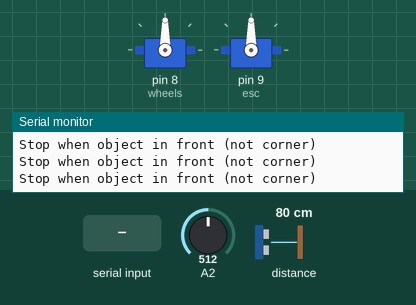
Recording of a sketch running on a simulated Arduino Uno, built with avr-gcc and run on an emulated ATmega328P. Shown: 2 × servo, the last lines printed to the serial monitor. Wiring (inferred from the names in the program): LIDAR-Lite range finder at I2C address 0x62. The test bench sets the inputs (shaded band); at power-on: A2 = 512, distance to the obstacle 80 cm.

Above: at 4.3 s.
4.4 s: A2 set to 315
7.4 s: A2 set to 289
At 8.6 s:
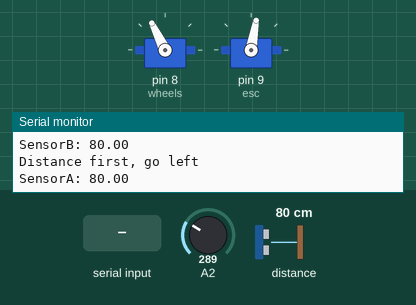
8.9 s: distance to the obstacle set to 76 cm
At 10.0 s:
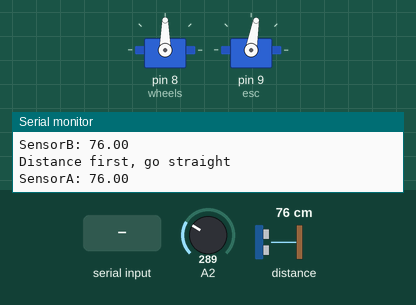
10.6 s: "d" received over the second serial link
At 11.4 s:
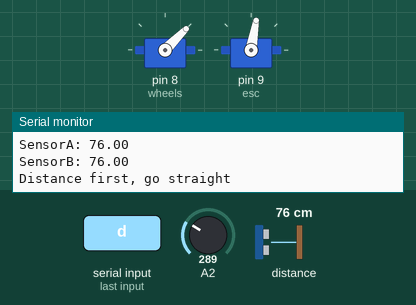
13.1 s: distance to the obstacle set to 72 cm
16.1 s: distance to the obstacle set to 68 cm
At 16.5 s:
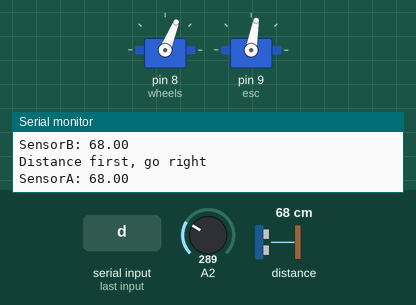
Timing chart, 0 to 18.6 s (numbered marks = the images above; inputs shaded):
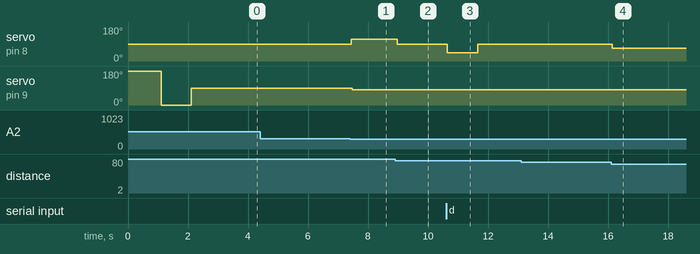

Measured:
- the behaviour switches between 307 and 306 on A2 (found by bisection; images 0 and 1)
- the behaviour switches between 79 and 78 cm on distance to the obstacle (found by bisection; images 1 and 2)
- the behaviour switches between 69 and 68 cm on distance to the obstacle (found by bisection; images 3 and 4)
- after the input at 7.4 s, servo on pin 8 (wheels): 90° → 116° at once; servo on pin 9 (esc): 90° → 80° after 0.07 s
- after the input at 8.9 s, servo on pin 8 (wheels): 116° → 90° after 0.08 s
- after the input at 10.6 s, servo on pin 8 (wheels): 90° → 45° after 0.05 s, → 90° 1.0 s later
- after the input at 16.1 s, servo on pin 8 (wheels): 90° → 68° at once

The sketch:

car_control_v2.ino
```cpp
#include <Servo.h>
#include <I2C.h>
#include <math.h>
#include <PID_v1.h>
#include<SoftwareSerial.h>

#define    LIDARLite_ADDRESS     0x62          // Default I2C Address of LIDAR-Lite.
#define    RegisterMeasure       0x00          // Register to write to initiate ranging.
#define    MeasureValue          0x04          // Value to initiate ranging.
#define    RegisterHighLowB      0x8f          // Register to get both High and Low bytes in 1 call.
#define    THETA                 60            // Max degree turning degree
#define    Setpoint              80            // Set distance from wall
#define    forwardspeed          80            // Running speed (backward)
#define    backwardspeed         100           // Running speed (forward)
#define    stop_distance         40            // Front IR stop_distance
#define    halfdist_safearea     15            // Half Distance of safe area

SoftwareSerial XBee(2,3);//RX,TX
Servo wheels; // servo for turning the wheels
Servo esc; // not actually a servo, but controlled like one!
bool startup = true; // used to ensure startup only happens once
int startupDelay = 1000; // time to pause at each calibration step
double maxSpeedOffset = 45; // maximum speed magnitude, in servo 'degrees'
double maxWheelOffset = 85; // maximum wheel turn magnitude, in servo 'degrees'
int sensorPins[] = {4,6}; // Array of pins connected to the sensor Power Enable lines
int sensorPinsArraySize = 2; // The length of the array
int irPin = 2;
double distanceA;
double distanceB;
double w = 13.0;           //width of the car
double l = 27.0;           //length of the car
//Define Variables we'll be connecting to
//double Setpoint, Input, Output;

//Define the aggressive and conservative Tuning Parameters
double aggKp=4, aggKi=0.2, aggKd=1;
double consKp=1, consKi=0, consKd=0.25;

//Specify the links and initial tuning parameters
//PID myPID(&Input, &Output, &Setpoint, consKp, consKi, consKd, DIRECT);
void setup(){
  XBee.begin(9600);
  Serial.begin(9600); //Opens serial connection at 115200bps.
  I2c.begin(); // Opens & joins the irc bus as master
  delay(100); // Waits to make sure everything is powered up before sending or receiving data
  I2c.timeOut(50); // Sets a timeout to ensure no locking up of sketch if I2C communication fails

  for (int i = 0; i < sensorPinsArraySize; i++){
    pinMode(sensorPins[i], OUTPUT); // Pin to first LIDAR-Lite Power Enable line
//    Serial.print(sensorPins[i]);
  }

  wheels.attach(8); // initialize wheel servo to Digital IO Pin #8
  esc.attach(9); // initialize ESC to Digital IO Pin #9
  /*  If you're re-uploading code via USB while leaving the ESC powered on,
   *  you don't need to re-calibrate each time, and you can comment this part out.
   */
  calibrateESC();
  //myPID.SetMode(AUTOMATIC);
}
/* Convert degree value to radians */
double degToRad(double degrees){
  return (degrees * 71) / 4068;
}


/* Convert radian value to degrees */
double radToDeg(double radians){
  return (radians * 4068) / 71;
}

/* Calibrate the ESC by sending a high signal, then a low, then middle.*/
void calibrateESC(){
    esc.write(180); // full backwards
    delay(startupDelay);
    esc.write(0); // full forwards
    delay(startupDelay);
    esc.write(90); // neutral
    delay(startupDelay);
    esc.write(90); // reset the ESC to neutral (non-moving) value
}

void loop(){
  char command;
  command = XBee.read();
  // moving forward
  if(command=='w'){
    esc.write(90);
    esc.write(forwardspeed);
    delay(2000);
  }
  // stop
  else if(command=='s'){
    esc.write(90);
    delay(2000);
  }
  // forward and left
  else if(command=='a'){
    wheels.write(135);
    esc.write(90);
    esc.write(forwardspeed);
    delay(2000);
  }
  //forward and right
  else if(command=='d'){
    wheels.write(45);
    esc.write(90);
    esc.write(forwardspeed);
    delay(1000);
  }
  //backward and left
  else if(command=='z'){
    wheels.write(135);
    esc.write(90);
    esc.write(backwardspeed);
    delay(1000);
  }
  //backward and right
  else if(command=='c'){
    wheels.write(45);
    esc.write(90);
    esc.write(backwardspeed);
    delay(1000);
  }
  //backward
  else if(command=='x'){
    esc.write(90);
    esc.write(backwardspeed);
    delay(2000);
  }
  else{
    enableDisableSensor(sensorPins[0]); // Turn on sensor attached to pin 1 and disable all others
    distanceA=(double)readDistance();
    enableDisableSensor(sensorPins[1]); //Turn on sensor attached to pin 2 and disable all others
    distanceB=(double)readDistance();
    if(distanceA>0&&distanceB>0){
      if(getDistance(irPin)>stop_distance){
        D_CAR(distanceA,distanceB);       //Call the drive car function
        esc.write(forwardspeed);          // full forwards
      }
      else if(abs(distanceA-distanceB)>20){
        if(distanceA>distanceB){
          wheels.write(135);
          esc.write(backwardspeed);
          delay(1000);
          Serial.println("Object ahead, stop and back");
        }
        else{
          wheels.write(45);
          esc.write(backwardspeed);
          delay(1000);
          Serial.println("Object ahead, stop and back");
        }
      }
      else{
        esc.write(90);
        Serial.println("Stop when object in front (not corner)");
      }
    }
  }
}


void D_CAR(double a, double b){
  double c = ((a+b+w)/2);
  double __d = (l/(a-b));
  double __f = atan(__d);
  double g = sin(__f);
  double e = c*g;            //distance to the wall from center of the car
  double gap1 = Setpoint-a;
  double gap2 = Setpoint-b;
  double gap = Setpoint -abs(e);
  double theta;
  //Input = a;
  // myPID.SetTunings(consKp, consKi, consKd);
  // myPID.Compute();
  //Serial.println(Output);
  //Serial.println(__f);
  Serial.println("");
  Serial.println("SensorA: "+String(a));
  Serial.println("SensorB: "+String(b));
  if(a>250||b>250){                //Handle the long distance
    wheels.write(90);
    Serial.println("Distance >3m, do this");
  }
  else if(abs(a-b)>20){
    //Angle first
    if (__f < 0){                  // Let car go left
      double orientation =  (180 + radToDeg(__f));
      //Serial.print("Orientation : ");
      //Serial.println(orientation);
      double wheelwrite =  (orientation) ;
      //Serial.print("wheelwrite : ");
      //Serial.print(wheelwrite);
      wheels.write(wheelwrite) ;
      Serial.println("Angle first, go left");
    }
    else if( __f > 0){             // Let the car go right
      double orientation = (radToDeg(__f));
      //Serial.print("Orientation : ");
      //Serial.println(orientation);
      double wheelwrite = (orientation);
      //Serial.print("wheelwrite : ");
      //Serial.print(wheelwrite);
      wheels.write(wheelwrite) ;
      Serial.println("Angle first, go right");
    }
  }
  else if(abs(a-b)<=20){           //distance first
    if (abs(gap)<5||abs(gap)<5){
      wheels.write(90);
      Serial.println("Distance first, go straight");
    }
    else if(gap>0){
      if(abs(gap)>double(halfdist_safearea)){
        theta = THETA;
      }else{
        theta = (gap/(double)halfdist_safearea)*THETA;
      }
      wheels.write(90-theta);
      Serial.println("Distance first, go right");
    }
    else if(gap<0){
      if(abs(gap)>double(halfdist_safearea)){
        theta = THETA;
      }else{
        theta = (abs(gap)/(double)halfdist_safearea)*THETA;
      }
      wheels.write(90+theta);
      Serial.println("Distance first, go left");
    }
  }
  else{
    wheels.write(90);
  }
}

/*LIDAR 2 functions*/
void enableDisableSensor(int sensorPin){
  for (int i = 0; i < sensorPinsArraySize; i++){
      digitalWrite(sensorPins[i], LOW); // Turn off all sensors
  }
  digitalWrite(sensorPin, HIGH); // Turn on the selected sensor
  delay(1); // The sensor takes 1msec to wake
}

int readDistance(){
  uint8_t nackack = 100; // Setup variable to hold ACK/NACK resopnses
  while (nackack != 0){ // While NACK keep going (i.e. continue polling until sucess message (ACK) is received )
    nackack = I2c.write(LIDARLite_ADDRESS,RegisterMeasure, MeasureValue); // Write 0x04 to 0x00
    delay(1); // Wait 1 ms to prevent overpolling
  }
  byte distanceArray[2]; // array to store distance bytes from read function
  // Read 2byte distance from register 0x8f
  nackack = 100; // Setup variable to hold ACK/NACK resopnses
  while (nackack != 0){ // While NACK keep going (i.e. continue polling until sucess message (ACK) is received )
    nackack = I2c.read(LIDARLite_ADDRESS,RegisterHighLowB, 2, distanceArray); // Read 2 Bytes from LIDAR-Lite Address and store in array
    delay(1); // Wait 1 ms to prevent overpolling
  }
  int distance = (distanceArray[0] << 8) + distanceArray[1];  // Shift high byte [0] 8 to the left and add low byte [1] to create 16-bit int
  return distance;   // Print Sensor Name & Distance
}

//*IR sensor 1 function*/
double getDistance(int pinNum){
  double d;
  int RawADC = analogRead(pinNum);
  double RawADC_do = (double)RawADC;
  double Raw = (5.0/1023)*RawADC;
  //Serial.print("Input: ");
  //Serial.print(Raw);
  //Serial.println(" V");
  if(Raw<1.25){
  //double distance = exp(8.5841-log(RawADC_do));
  //double distance_cm= 2.54*distance;
  //return distance_cm;
    d = 509.6*exp((-4.652)*Raw)+118.6*exp((-0.7075)*Raw);
    return d;
  }
  else if(1.25<=Raw<=2.0){
    d = (Raw-0.25)/50;
    return (1.0/d);
  }
  else if(2.0<Raw<2.52){
    d = (Raw-0.99053)/30.59;
    return (1.0/d);
  }
  else if(Raw>=2.52){
    d = (Raw-1.7555)/15.29;
    return ((1.0/d));
  }
}
```

I2C.h
```cpp
// (licence header left out)
#if(ARDUINO >= 100)
#include <Arduino.h>
#else
#include <WProgram.h>
#endif

#include <inttypes.h>

#ifndef I2C_h
#define I2C_h


#define START           0x08
#define REPEATED_START  0x10
#define MT_SLA_ACK	0x18
#define MT_SLA_NACK	0x20
#define MT_DATA_ACK     0x28
#define MT_DATA_NACK    0x30
#define MR_SLA_ACK	0x40
#define MR_SLA_NACK	0x48
#define MR_DATA_ACK     0x50
#define MR_DATA_NACK    0x58
#define LOST_ARBTRTN    0x38
#define TWI_STATUS      (TWSR & 0xF8)
#define SLA_W(address)  (address << 1)
#define SLA_R(address)  ((address << 1) + 0x01)
#define cbi(sfr, bit)   (_SFR_BYTE(sfr) &= ~_BV(bit))
#define sbi(sfr, bit)   (_SFR_BYTE(sfr) |= _BV(bit))

#define MAX_BUFFER_SIZE 32


class I2C
{
  public:
    I2C();
    void begin();
    void end();
    void timeOut(uint16_t);
    void setSpeed(uint8_t);
    void pullup(uint8_t);
    void scan();
    uint8_t available();
    uint8_t receive();
    uint8_t write(uint8_t, uint8_t);
    uint8_t write(int, int);
    uint8_t write(uint8_t, uint8_t, uint8_t);
    uint8_t write(int, int, int);
    uint8_t write(uint8_t, uint8_t, char*);
    uint8_t write(uint8_t, uint8_t, uint8_t*, uint8_t);
    uint8_t read(uint8_t, uint8_t);
    uint8_t read(int, int);
    uint8_t read(uint8_t, uint8_t, uint8_t);
    uint8_t read(int, int, int);
    uint8_t read(uint8_t, uint8_t, uint8_t*);
    uint8_t read(uint8_t, uint8_t, uint8_t, uint8_t*);


  private:
    uint8_t start();
    uint8_t sendAddress(uint8_t);
    uint8_t sendByte(uint8_t);
    uint8_t receiveByte(uint8_t);
    uint8_t stop();
    void lockUp();
    uint8_t returnStatus;
    uint8_t nack;
    uint8_t data[MAX_BUFFER_SIZE];
    static uint8_t bytesAvailable;
    static uint8_t bufferIndex;
    static uint8_t totalBytes;
    static uint16_t timeOutDelay;

};

extern I2C I2c;

#endif
```
